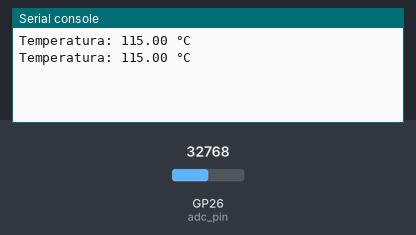
Simulated run of this program. Board: Raspberry Pi Pico running MicroPython. Parts: the last lines printed to the serial console. The test bench sets the inputs (shaded band); at power-on: GP26 (adc_pin) = 32768 (analog values on the 0–65535 scale).

Above: at 1.2 s.
1.3 s: GP26 (adc_pin) set to 45874
At 2.6 s:
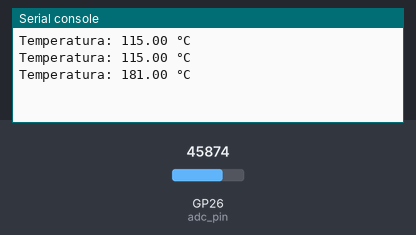
2.8 s: GP26 (adc_pin) set to 57670
At 3.8 s:
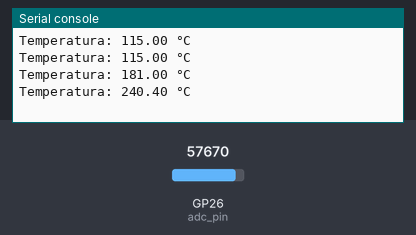
Timing chart, 0 to 5.8 s (numbered marks = the images above; inputs shaded):
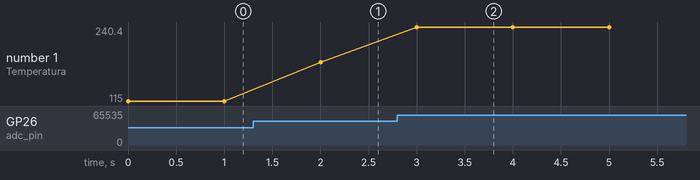

The program:

Temp.py
```python
#Jose Jaime Ojeda Rodriguez
import machine
import time

# Definir el pin ADC
adc_pin = machine.ADC(26)

while True:
    # Leer el valor analógico del sensor
    adc_value = adc_pin.read_u16()

    # Convertir el valor analógico a temperatura
    voltage = adc_value * 3.3 / 65535  # Convertir el valor a voltaje (0-3.3V)
    temperature = (voltage - 0.5) * 100  # Calcular la temperatura en grados Celsius

    # Mostrar la temperatura
    print("Temperatura: {:.2f} °C".format(temperature))

    # Esperar un segundo antes de leer nuevamente
    time.sleep(1)
```

Measured:
- after the input at 1.3 s, the serial console: prints a new line after 0.70 s (image 1)
- after the input at 2.8 s, the serial console: prints a new line after 0.20 s (image 2)
- plotted number 1: 115 → 181 after the input at 1.3 s, 181 → 240.4 after the input at 2.8 s
